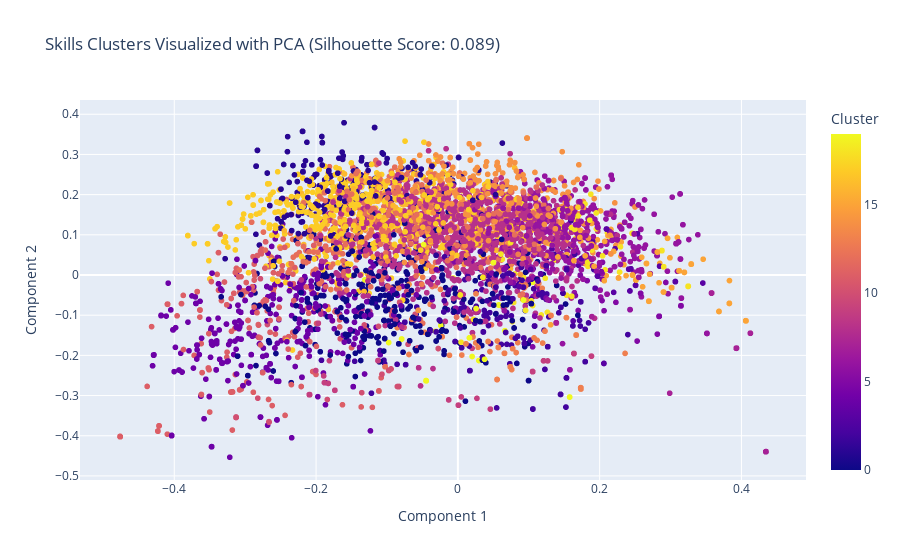

Notebook code cell kept with this figure:
### Code cell
# Visualize clusters for hard skills
visualize_clusters(skills_df, method='pca')
# image saved as clusters_pca.png

### Figure 1 — Plotly figure (JSON) as saved in the notebook; plotly's stock layout.template omitted (floating-point values rounded to 4 significant figures; data arrays with more than 128 entries replaced by an {"elided": "..."} marker saying what was removed)
{"data": [{"customdata": {"elided": "10000x1 str values"}, "hovertemplate": "Component 1=%{x}<br>Component 2=%{y}<br>Skill=%{customdata[0]}<br>Cluster=%{marker.color}<extra></extra>", "legendgroup": "", "marker": {"color": {"elided": "10000 int values"}, "coloraxis": "coloraxis", "symbol": "circle"}, "mode": "markers", "name": "", "showlegend": false, "type": "scattergl", "x": {"elided": "10000 float values"}, "xaxis": "x", "y": {"elided": "10000 float values"}, "yaxis": "y"}], "layout": {"coloraxis": {"colorbar": {"title": {"text": "Cluster"}}, "colorscale": [[0, "#0d0887"], [0.1111, "#46039f"], [0.2222, "#7201a8"], [0.3333, "#9c179e"], [0.4444, "#bd3786"], [0.5556, "#d8576b"], [0.6667, "#ed7953"], [0.7778, "#fb9f3a"], [0.8889, "#fdca26"], [1, "#f0f921"]]}, "legend": {"tracegroupgap": 0}, "title": {"text": "Skills Clusters Visualized with PCA (Silhouette Score: 0.089)"}, "xaxis": {"anchor": "y", "domain": [0, 1], "title": {"text": "Component 1"}}, "yaxis": {"anchor": "x", "domain": [0, 1], "title": {"text": "Component 2"}}}}
